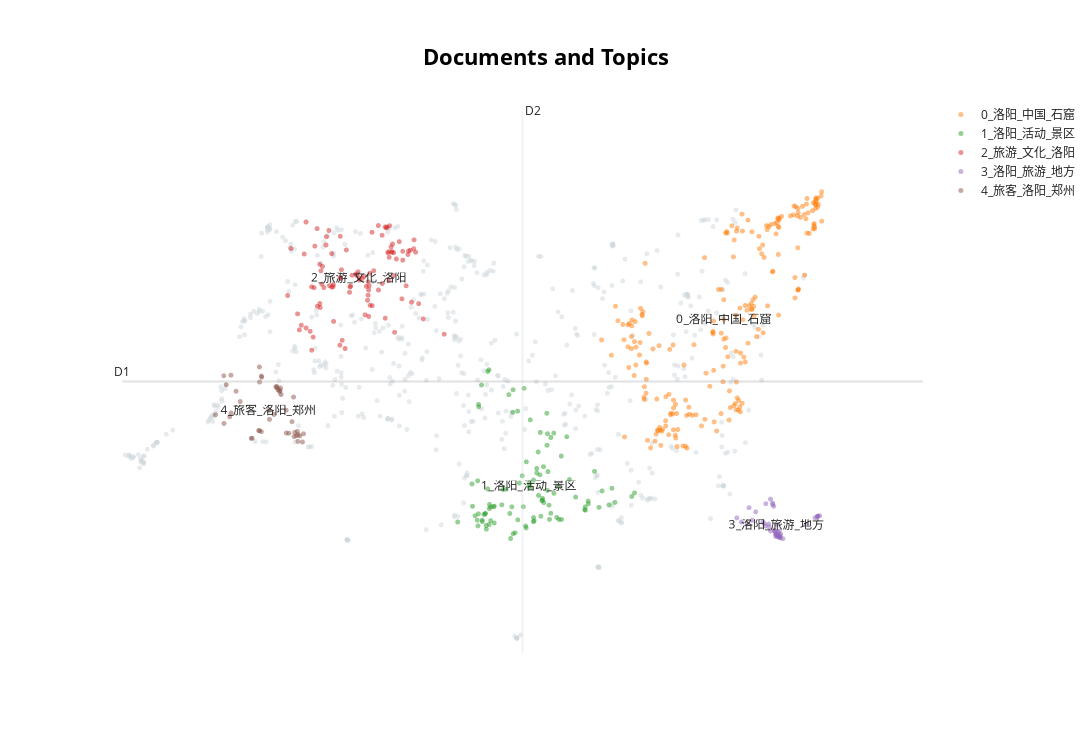

The notebook cell saved with this chart:
### Code cell
reduced_embeddings = UMAP(n_neighbors=10, n_components=2, min_dist=0.0, metric='cosine').fit_transform(embeddings)
topic_model.visualize_documents(docs, reduced_embeddings=reduced_embeddings, hide_document_hover=True)

### Figure 1 — Plotly figure (JSON) as saved in the notebook; plotly's stock layout.template omitted (floating-point values rounded to 4 significant figures; data arrays with more than 128 entries replaced by an {"elided": "..."} marker saying what was removed)
{"data": [{"hoverinfo": "text", "marker": {"color": "#CFD8DC", "opacity": 0.5, "size": 5}, "mode": "markers+text", "name": "other", "showlegend": false, "type": "scattergl", "x": {"elided": "501 float values"}, "y": {"elided": "501 float values"}}, {"hoverinfo": "text", "marker": {"opacity": 0.5, "size": 5}, "mode": "markers+text", "name": "0_洛阳_中国_石窟", "text": {"elided": "217 str values"}, "textfont": {"size": 12}, "type": "scattergl", "x": {"elided": "217 float values"}, "y": {"elided": "217 float values"}}, {"hoverinfo": "text", "marker": {"opacity": 0.5, "size": 5}, "mode": "markers+text", "name": "1_洛阳_活动_景区", "text": ["", "", "", "", "", "", "", "", "", "", "", "", "", "", "", "", "", "", "", "", "", "", "", "", "", "", "", "", "", "", "", "", "", "", "", "", "", "", "", "", "", "", "", "", "", "", "", "", "", "", "", "", "", "", "", "", "", "", "", "", "", "", "", "", "", "", "", "", "", "", "", "", "", "", "", "", "", "", "", "", "", "", "", "", "", "", "", "", "", "", "", "", "", "", "", "", "", "", "", "", "1_洛阳_活动_景区"], "textfont": {"size": 12}, "type": "scattergl", "x": [4.928, 4.623, 5.535, 5.919, 5.454, 5.22, 4.604, 5.265, 4.794, 6.145, 5.083, 5.361, 5.264, 5.342, 6.319, 5.093, 4.554, 5.408, 4.627, 5.4, 5.705, 5.409, 5.284, 4.482, 5.312, 6.546, 5.67, 4.912, 4.603, 4.888, 6.044, 5.455, 5.403, 5.03, 5.356, 5.494, 4.519, 6.104, 4.391, 4.583, 5.789, 4.901, 4.692, 5.563, 4.973, 5.919, 4.472, 5.162, 5.23, 5.436, 5.342, 5.319, 6.239, 5.307, 4.529, 4.568, 4.467, 4.642, 5.221, 4.585, 4.48, 5.006, 5.961, 5.557, 5.121, 4.691, 5.221, 5.289, 5.177, 4.85, 4.946, 5.009, 5.415, 5.334, 5.113, 4.573, 5.957, 4.945, 4.643, 5.068, 5.182, 4.531, 5.429, 4.681, 4.433, 4.807, 4.478, 6.584, 5.595, 5.598, 5.496, 5.912, 4.941, 5.125, 4.462, 4.198, 6.277, 4.624, 4.62, 4.398, 5.162], "y": [3.061, 2.822, 2.918, 3.015, 2.975, 2.86, 4.887, 3.518, 3.088, 3.275, 3.063, 3.118, 3.578, 3.176, 3.121, 4.66, 2.959, 3.283, 3.093, 4.323, 3.429, 4.048, 3.802, 4.411, 4.065, 3.201, 4.006, 2.634, 3.303, 4.575, 3.54, 3.996, 3.892, 3.382, 3.603, 4.056, 4.705, 3.054, 3.371, 2.81, 3.193, 2.972, 3.07, 2.891, 2.711, 3.061, 2.804, 3.378, 2.874, 2.892, 3.149, 2.934, 3.087, 3.493, 2.881, 2.966, 3.412, 3.059, 2.917, 2.759, 4.443, 4.352, 3.103, 3.333, 2.776, 2.843, 3.422, 3.215, 4.235, 3.299, 2.697, 2.886, 3.537, 3.146, 2.803, 2.974, 3.139, 4.641, 2.874, 3.481, 3.32, 2.862, 3.083, 3.064, 2.941, 3.295, 2.966, 3.249, 3.746, 2.89, 3.243, 3.023, 4.336, 3.668, 2.88, 2.857, 3.311, 3.037, 4.91, 3.068, 3.341]}, {"hoverinfo": "text", "marker": {"opacity": 0.5, "size": 5}, "mode": "markers+text", "name": "2_旅游_文化_洛阳", "text": ["", "", "", "", "", "", "", "", "", "", "", "", "", "", "", "", "", "", "", "", "", "", "", "", "", "", "", "", "", "", "", "", "", "", "", "", "", "", "", "", "", "", "", "", "", "", "", "", "", "", "", "", "", "", "", "", "", "", "", "", "", "", "", "", "", "", "", "", "", "", "", "", "", "", "", "", "", "", "", "", "", "", "", "", "", "", "", "", "", "", "", "", "", "", "", "", "", "", "", "2_旅游_文化_洛阳"], "textfont": {"size": 12}, "type": "scattergl", "x": [2.983, 2.99, 2.522, 3.043, 2.91, 2.499, 2.129, 3.503, 3.267, 2.997, 3.22, 2.525, 2.393, 3.301, 3.606, 2.153, 2.854, 2.99, 2.429, 3.275, 2.74, 3.13, 3.611, 3.014, 2.966, 2.62, 2.039, 3.247, 3.018, 2.375, 2.209, 2.302, 2.774, 3.536, 3.458, 3.319, 2.262, 2.872, 4.017, 2.249, 2.47, 2.681, 2.345, 2.272, 3.734, 1.905, 3.559, 2.154, 2.619, 3.371, 3.576, 2.365, 3.457, 2.423, 3.129, 2.518, 3.331, 2.838, 2.746, 3.446, 1.951, 3.004, 2.229, 2.823, 3.41, 2.95, 3.256, 3.336, 3.182, 2.755, 2.306, 2.461, 2.999, 2.615, 2.698, 2.499, 3.067, 2.354, 3.27, 3.313, 2.938, 2.063, 3.046, 3.631, 3.308, 3.28, 2.229, 3.18, 2.09, 3.527, 2.641, 2.339, 2.61, 3.222, 2.338, 3.235, 3.348, 2.631, 3.672, 2.87], "y": [5.849, 5.917, 6.058, 6.766, 6.142, 6.478, 6.474, 6.044, 6.504, 5.988, 6.838, 5.564, 6.02, 6.568, 6.544, 6.905, 6.232, 6.099, 6.706, 6.428, 5.955, 5.987, 6.664, 6.214, 6.037, 6.14, 5.665, 6.836, 5.78, 6.306, 5.429, 6.816, 6.186, 6.514, 6.39, 6.608, 6.019, 6.12, 5.391, 5.352, 6.046, 5.198, 5.751, 6.579, 5.597, 5.912, 6.523, 5.475, 6.158, 6.406, 5.823, 6.066, 6.51, 6.595, 6.857, 6.032, 6.183, 6.184, 6.028, 5.868, 6.547, 6.042, 6.031, 6.201, 6.64, 5.652, 6.489, 6.491, 6.075, 6.04, 5.768, 6.791, 5.631, 6.711, 6.528, 6.025, 6.248, 6.246, 6.116, 6.504, 6.17, 5.449, 5.776, 6.497, 6.495, 6.854, 5.175, 6.726, 5.512, 6.466, 5.308, 5.804, 5.243, 5.607, 6.334, 6.826, 5.416, 6.261, 5.803, 6.15]}, {"hoverinfo": "text", "marker": {"opacity": 0.5, "size": 5}, "mode": "markers+text", "name": "3_洛阳_旅游_地方", "text": ["", "", "", "", "", "", "", "", "", "", "", "", "", "", "", "", "", "", "", "", "", "", "", "", "", "", "", "", "", "", "", "", "", "", "", "", "", "", "", "", "", "", "3_洛阳_旅游_地方"], "textfont": {"size": 12}, "type": "scattergl", "x": [8.549, 9.055, 8.494, 8.506, 8.418, 8.584, 8.486, 8.344, 8.024, 8.541, 8.417, 8.531, 8.354, 8.513, 9.05, 8.396, 8.553, 8.314, 8.104, 8.332, 8.171, 8.534, 8.484, 8.892, 9.078, 8.217, 8.546, 8.126, 8.475, 8.533, 8.46, 7.963, 9.047, 8.527, 9.018, 8.52, 8.445, 8.391, 8.48, 8.446, 8.498, 8.467, 8.497], "y": [2.642, 2.936, 2.703, 2.665, 2.735, 2.632, 2.662, 2.802, 2.856, 2.651, 3.165, 2.677, 3.103, 2.666, 2.933, 2.79, 2.693, 2.861, 2.83, 2.834, 2.88, 2.732, 2.691, 2.819, 2.94, 2.994, 2.669, 3.049, 2.729, 2.65, 3.069, 2.912, 2.926, 2.659, 2.913, 2.721, 3.112, 2.828, 2.736, 3.091, 2.687, 2.748, 2.819]}, {"hoverinfo": "text", "marker": {"opacity": 0.5, "size": 5}, "mode": "markers+text", "name": "4_旅客_洛阳_郑州", "text": ["", "", "", "", "", "", "", "", "", "", "", "", "", "", "", "", "", "", "", "", "", "", "", "", "", "", "", "", "", "", "", "", "", "", "", "", "", "", "", "", "", "", "4_旅客_洛阳_郑州"], "textfont": {"size": 12}, "type": "scattergl", "x": [1.776, 1.887, 1.746, 2.0, 1.66, 1.797, 1.527, 1.266, 1.993, 1.886, 2.069, 1.965, 1.766, 1.817, 1.427, 1.809, 1.551, 1.803, 1.124, 1.21, 2.105, 1.141, 1.757, 1.723, 1.551, 1.047, 1.526, 1.414, 1.922, 1.142, 2.026, 2.043, 1.077, 1.515, 0.9326, 2.036, 1.525, 1.044, 1.556, 1.985, 2.119, 2.046, 1.65], "y": [4.64, 4.057, 4.678, 4.065, 4.241, 4.62, 4.089, 4.482, 4.009, 4.366, 4.019, 4.211, 4.667, 4.577, 3.986, 4.665, 4.826, 4.63, 4.275, 4.621, 3.936, 4.838, 4.687, 4.308, 4.076, 4.186, 4.745, 3.985, 4.054, 4.327, 4.019, 3.944, 4.708, 4.09, 4.304, 4.079, 4.948, 4.83, 4.811, 4.542, 4.047, 4.037, 4.363]}], "layout": {"annotations": [{"showarrow": false, "text": "D1", "x": -0.326, "y": 4.751, "yshift": 10}, {"showarrow": false, "text": "D2", "x": 5.073, "xshift": 10, "y": 8.41}], "height": 750, "shapes": [{"line": {"color": "#CFD8DC", "width": 2}, "type": "line", "x0": 5.073, "x1": 5.073, "y0": 1.093, "y1": 8.41}, {"line": {"color": "#9E9E9E", "width": 2}, "type": "line", "x0": -0.326, "x1": 10.47, "y0": 4.751, "y1": 4.751}], "title": {"font": {"color": "Black", "size": 22}, "text": "<b>Documents and Topics</b>", "x": 0.5, "xanchor": "center", "yanchor": "top"}, "width": 1200, "xaxis": {"visible": false}, "yaxis": {"visible": false}}}
